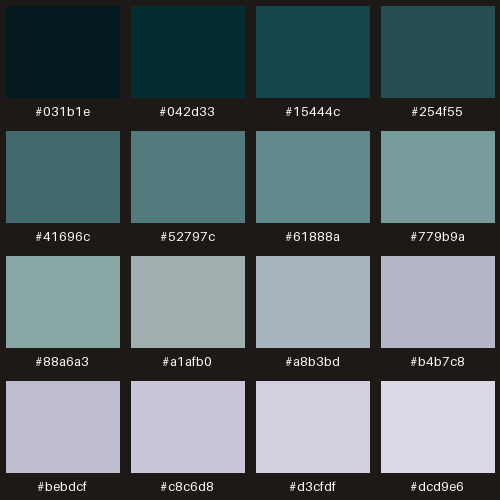
#> input picture artsegment_palette.png, 500 x 500 px
$ python -i analyzer.py   (imports and definitions only)
#> lines starting #> are read from the running program, lines starting #| are printed output that depends on the picture; after the words box and inside, x2 and y2 are one past the last pixel; in counts of white or black regions, pixels touching at a corner belong together
import numpy as np
import cv2
from skimage.color import rgb2lab


class Analyzer:
    # [107 lines left out: functions tonal_map, edge_map, _coloring_map, _outline_map, _drawn_map, _cartoon_map, not called in this run]

    # ── Full cartoon composite ─────────────────────────────────────────────────

    def cartoon_composite(self, image_rgb: np.ndarray, strength: int = 2) -> np.ndarray:
        """
        Complete cartoon transform: flat-color base with ink lines baked in.

        Base: cv2.edgePreservingFilter (RECURS_FILTER) — smooths flat areas
        while keeping hard edges crisp. Preserves image structure and texture;
        does NOT blur indiscriminately like a bilateral filter.

        Lines: adaptive threshold (same as Cartoon edge mode) multiplied over
        the base so colors show through except at the black ink lines.

        Returns RGB uint8, same shape as input.
        """
#> called with strength = 2
        # Edge-preserving base: flat color areas, crisp boundaries, texture kept
        base = cv2.edgePreservingFilter(
            image_rgb, flags=cv2.RECURS_FILTER, sigma_s=60, sigma_r=0.4
        )
        # Ink lines: adaptive threshold on median-blurred gray
        gray = cv2.cvtColor(image_rgb, cv2.COLOR_RGB2GRAY)
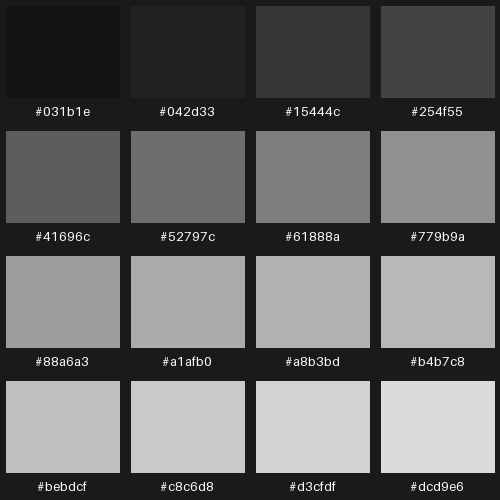
#> gray: shape (500, 500); min 20, max 250, mean 101.1
        ksize = max(3, 9 - strength * 2)
        if ksize % 2 == 0:
            ksize += 1
        blurred = cv2.medianBlur(gray, ksize)
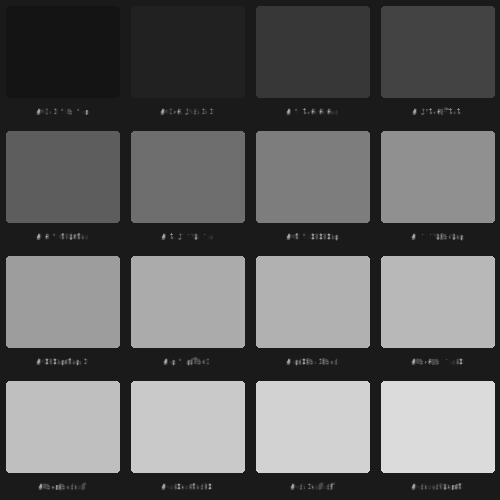
#> blurred: shape (500, 500); min 20, max 219, mean 99.5
        C = max(2, 10 - strength * 2)
        edges = cv2.adaptiveThreshold(
            blurred, 255,
            cv2.ADAPTIVE_THRESH_MEAN_C,
            cv2.THRESH_BINARY,
            blockSize=9,
            C=C,
        )
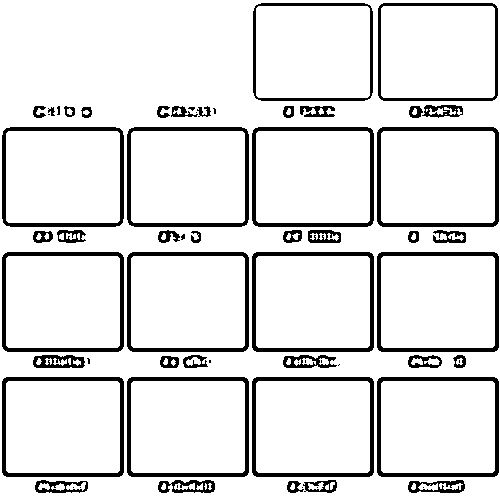
#> edges: shape (500, 500); 88.6% white; 63 black regions (18 under 20 px), largest, box (x1, y1, x2, y2) and area: (252, 252, 374, 352) 1692, (377, 252, 499, 352) 1692, (2, 377, 124, 477) 1692
        edges_rgb = np.stack([edges] * 3, axis=-1)
        # Multiply: white (255) = no change; black (0) = black line
        return (base.astype(np.float32) * edges_rgb.astype(np.float32) / 255).astype(np.uint8)
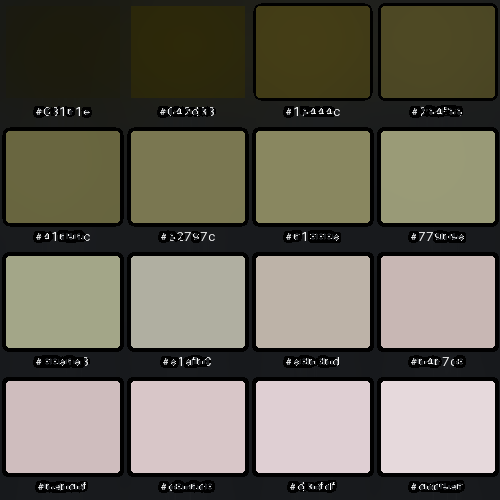
#> returned value: shape (500, 500, 3); mean of channels 0, 1, 2 87.1, 100.1, 104.5; drawn as B, G, R

    # ── Analytical layers ──────────────────────────────────────────────────────

    # [44 lines left out: functions temperature_map, zonal_stats, not called in this run]

>>> import cv2
>>> picture = cv2.cvtColor(cv2.imread('../artsegment_palette.png'), cv2.COLOR_BGR2RGB)
>>> result = Analyzer().cartoon_composite(picture)
